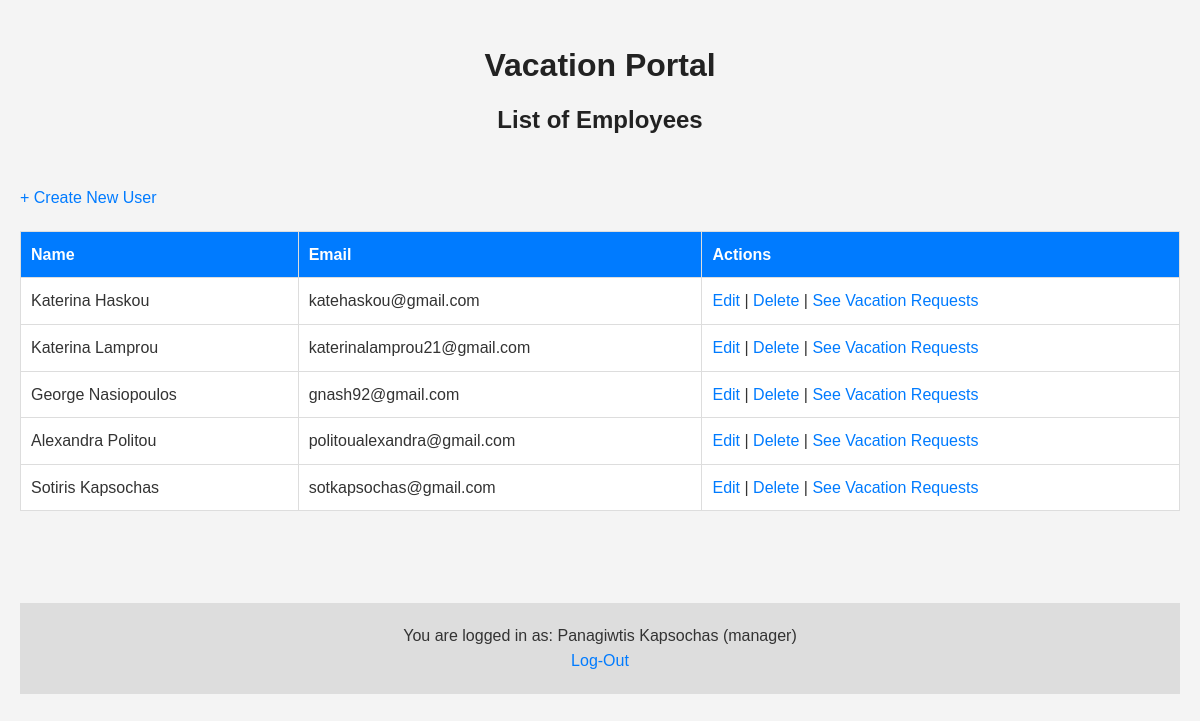
The app's page /manageUsersForm.php (signed in) with its own data.
### tables this page shows
CREATE TABLE `users` (
  `employee_code` int(11) NOT NULL,
  `full_name` varchar(100) NOT NULL,
  `email` varchar(100) NOT NULL,
  `password` varchar(255) NOT NULL,
  `role` enum('manager','employee') NOT NULL
);

### public/manageUsersForm.php (the view, shortened to what this page needs)
<?php
include __DIR__ . '/../src/config.php';
$stmt = $connection->prepare("SELECT employee_code, full_name, email FROM users WHERE role = 'employee'");
$stmt->execute();
$result = $stmt->get_result();
?>
<!DOCTYPE html>
<html lang="en">
<head>
</head>
<body>
    <div class="main-title">
        <h1>Vacation Portal</h1>
        <h2>List of Employees</h2>
    </div>
    <br>
    <a href="createUserForm.php">+ Create New User</a><br>
    <table border="1">
        <tr>
            <th>Name</th>
            <th>Email</th>
            <th>Actions</th>
        </tr>
        <?php while ($row = $result->fetch_assoc()): ?>
        <tr>
            <td><?php echo htmlspecialchars($row['full_name']); ?></td>
            <td><?php echo htmlspecialchars($row['email']); ?></td>
            <td>
                <a href="editUserForm.php?id=<?php echo $row['employee_code']; ?>">Edit</a> |
                <a href="deleteUser.php?id=<?php echo $row['employee_code']; ?>" onclick="return confirm('Are you sure?');">Delete</a> |
                <a href="manageRequestsForm.php?employee_code=<?php echo $row['employee_code']; ?>">See Vacation Requests</a>
            </td>
        </tr>
        <?php endwhile; ?>
    </table>
    <br>
    <br>
    <footer>
        <div class="logout">
            <p>You are logged in as: <?php echo $_SESSION['user_full_name'] . " (" . $_SESSION['user_role'] . ")" ?></p>
            <a href="logout.php">Log-Out</a>
        </div>
    </footer>
</body>
</html>

### records on screen
users: full_name "Katerina Haskou", email "katehaskou@gmail.com"
users: full_name "Katerina Lamprou", email "katerinalamprou21@gmail.com"
users: full_name "George Nasiopoulos", email "gnash92@gmail.com"
users: full_name "Alexandra Politou", email "politoualexandra@gmail.com"
users: full_name "Sotiris Kapsochas", email "sotkapsochas@gmail.com"

### other values on screen
$_SESSION['user_full_name'] "Panagiwtis Kapsochas"
$_SESSION['user_role'] "manager"
